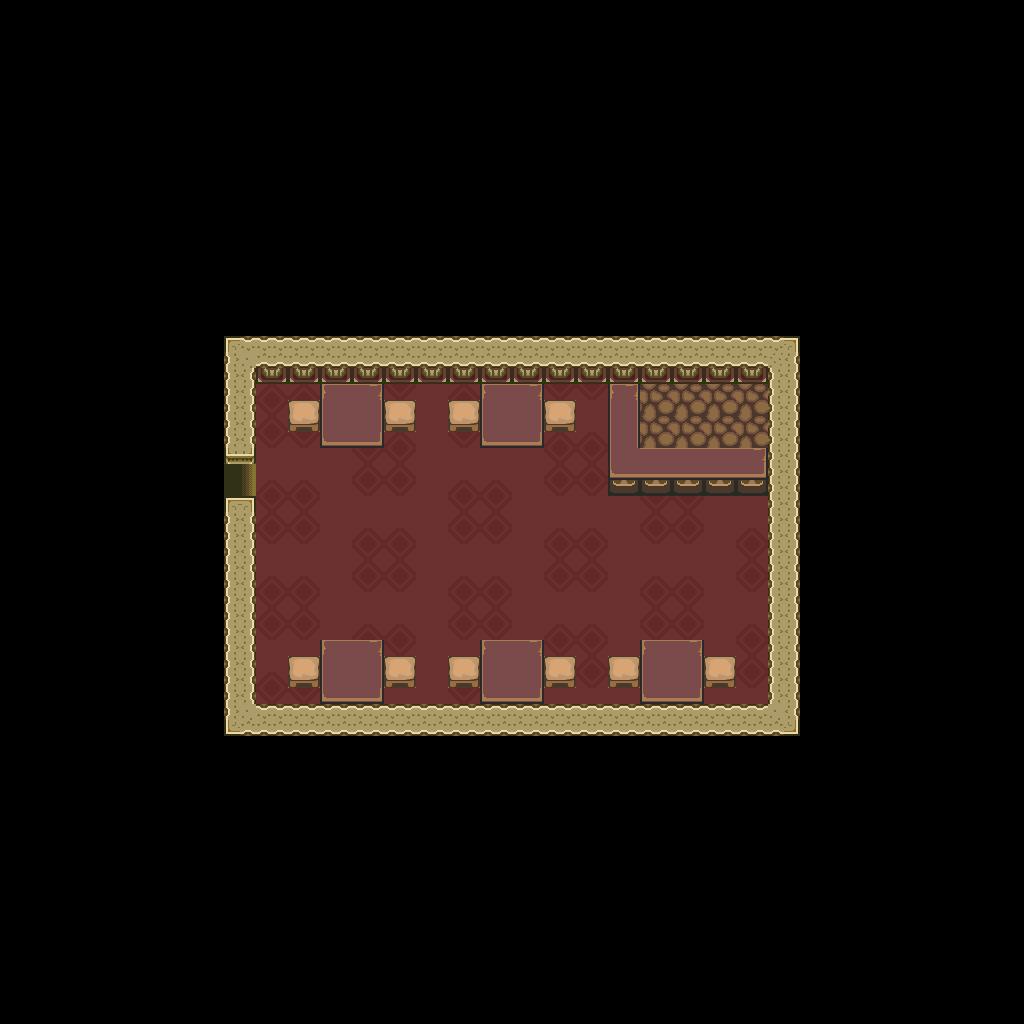

Tiled map render using the project's own tile images. Description and the map definition, with tile-layer contents summarised, below:
An orthogonal 64x64 tile map with 16x16 px tiles, 1 tile layer (base), 1 hidden layer not drawn and 17 objects.

<map version="1.10" tiledversion="1.12.1" orientation="orthogonal" renderorder="right-down" width="64" height="64" tilewidth="16" tileheight="16" infinite="0" nextlayerid="3" nextobjectid="18">
 <tileset firstgid="1" source="../classiciphone_pics4.tsx" />
 <layer id="1" name="base" width="64" height="64">
  <data>[4096 cells, 4096 non-empty, 41 distinct tile ids]</data>
 </layer>
 <layer id="2" name="collision" width="64" height="64" visible="0">
  <properties><property name="collision" value="true" /></properties>
  <data>[4096 cells, 3567 non-empty, 1 distinct tile ids]</data>
 </layer>
 <objectgroup id="3" name="npcs">
  <object id="1" x="672.0" y="384.0" width="16" height="16">
   <properties>
    <property name="script" type="string">-- Auto-converted from GraalScript
-- // Graal2002 NPC by Stefan Knorr
-- if (playerenters) { x = 40.5;
-- // Initialize the attributes
-- showcharacter;
-- setcharprop #3,head862.png;
-- setcharprop #C0,orange;
-- setcharprop #C1,white;
-- setcharprop #C2,lightgray;
-- setcharprop #C3,black;
-- setcharprop #C4,white;
-- setcharprop #C5,black;
-- setcharprop #C6,white;
-- setcharprop #C7,white;
-- setcharprop #c,;
-- setcharprop #1,spearsword.png;
-- swordpower = 3;
-- setcharprop #2,no-shield.png;
-- setcharprop #8,body13.png;
-- dir = 2;
end</property>
   </properties>
  </object>
  <object id="2" x="608.0" y="448.0" width="16" height="16">
   <properties>
    <property name="gani" value="classic_shopsign.png" />
    <property name="script" type="string">-- Auto-converted from GraalScript
</property>
   </properties>
  </object>
  <object id="3" x="448.0" y="656.0" width="16" height="16">
   <properties>
    <property name="gani" value="amz_chair.png" />
    <property name="script" type="string">-- Auto-converted from GraalScript
-- [CLIENT-SIDE — server no-op]
-- if (playerenters) {dontblock; drawunderplayer;}</property>
   </properties>
  </object>
  <object id="4" x="448.0" y="384.0" width="16" height="16">
   <properties>
    <property name="script" type="string">-- Auto-converted from GraalScript
-- // Graal2002 NPC by Stefan Knorr
-- if (playerenters) {
-- // Initialize the attributes
-- showcharacter;
-- setcharprop #3,head495.png;
-- setcharprop #C0,gray;
-- setcharprop #C1,black;
-- setcharprop #C2,black;
-- setcharprop #C3,gray;
-- setcharprop #C4,gray;
-- setcharprop #C5,black;
-- setcharprop #C6,white;
-- setcharprop #C7,white;
-- setcharprop #n,Outpost Guard (LOA);
-- setcharprop #c,;
-- setcharprop #1,flash-sword.png;
-- swordpower = 3;
-- setcharprop #2,6axe-shield.png;
-- shieldpower = 3;
-- setcharprop #8,body11.png;
-- dir = 3;
-- ap = 0;
-- sprite = 37;
-- x = 27.5;
-- y = 24.3; }
-- if (playertouchsme) {say 2}</property>
   </properties>
  </object>
  <object id="5" x="544.0" y="400.0" width="16" height="16">
   <properties>
    <property name="gani" value="amz_chair.png" />
    <property name="script" type="string">-- Auto-converted from GraalScript
-- [CLIENT-SIDE — server no-op]
-- if (playerenters) {dontblock; drawunderplayer;}</property>
   </properties>
  </object>
  <object id="6" x="544.0" y="656.0" width="16" height="16">
   <properties>
    <property name="gani" value="amz_chair.png" />
    <property name="script" type="string">-- Auto-converted from GraalScript
-- [CLIENT-SIDE — server no-op]
-- if (playerenters) {dontblock; drawunderplayer;}</property>
   </properties>
  </object>
  <object id="7" x="608.0" y="656.0" width="16" height="16">
   <properties>
    <property name="gani" value="amz_chair.png" />
    <property name="script" type="string">-- Auto-converted from GraalScript
-- [CLIENT-SIDE — server no-op]
-- if (playerenters) {dontblock; drawunderplayer;}</property>
   </properties>
  </object>
  <object id="8" x="704.0" y="656.0" width="16" height="16">
   <properties>
    <property name="gani" value="amz_chair.png" />
    <property name="script" type="string">-- Auto-converted from GraalScript
-- [CLIENT-SIDE — server no-op]
-- if (playerenters) {dontblock; drawunderplayer;}</property>
   </properties>
  </object>
  <object id="9" x="448.0" y="400.0" width="16" height="16">
   <properties>
    <property name="gani" value="amz_chair.png" />
    <property name="script" type="string">-- Auto-converted from GraalScript
-- [CLIENT-SIDE — server no-op]
-- if (playerenters) {dontblock; drawunderplayer;}</property>
   </properties>
  </object>
  <object id="10" x="384.0" y="400.0" width="16" height="16">
   <properties>
    <property name="gani" value="amz_chair.png" />
    <property name="script" type="string">-- Auto-converted from GraalScript
-- [CLIENT-SIDE — server no-op]
-- if (playerenters) {dontblock; drawunderplayer;}</property>
   </properties>
  </object>
  <object id="11" x="288.0" y="400.0" width="16" height="16">
   <properties>
    <property name="gani" value="amz_chair.png" />
    <property name="script" type="string">-- Auto-converted from GraalScript
-- [CLIENT-SIDE — server no-op]
-- if (playerenters) {dontblock; drawunderplayer;}</property>
   </properties>
  </object>
  <object id="12" x="288.0" y="656.0" width="16" height="16">
   <properties>
    <property name="gani" value="amz_chair.png" />
    <property name="script" type="string">-- Auto-converted from GraalScript
-- [CLIENT-SIDE — server no-op]
-- if (playerenters) {dontblock; drawunderplayer;}</property>
   </properties>
  </object>
  <object id="13" x="384.0" y="656.0" width="16" height="16">
   <properties>
    <property name="gani" value="amz_chair.png" />
    <property name="script" type="string">-- Auto-converted from GraalScript
-- [CLIENT-SIDE — server no-op]
-- if (playerenters) {dontblock; drawunderplayer;}</property>
   </properties>
  </object>
  <object id="14" x="640.0" y="448.0" width="16" height="16">
   <properties>
    <property name="gani" value="classic_heart_small.png" />
    <property name="script" type="string">-- Auto-converted from GraalScript
</property>
   </properties>
  </object>
  <object id="15" x="736.0" y="448.0" width="16" height="16">
   <properties>
    <property name="gani" value="classic_shopsign.png" />
    <property name="script" type="string">-- Auto-converted from GraalScript
</property>
   </properties>
  </object>
  <object id="16" x="672.0" y="432.0" width="16" height="16">
   <properties>
    <property name="gani" value="classic_ammo_arrow10.png" />
    <property name="script" type="string">-- Auto-converted from GraalScript
</property>
   </properties>
  </object>
  <object id="17" x="704.0" y="432.0" width="16" height="16">
   <properties>
    <property name="gani" value="classic_ammo_bomb10.png" />
    <property name="script" type="string">-- Auto-converted from GraalScript
</property>
   </properties>
  </object>
 </objectgroup>
</map>
